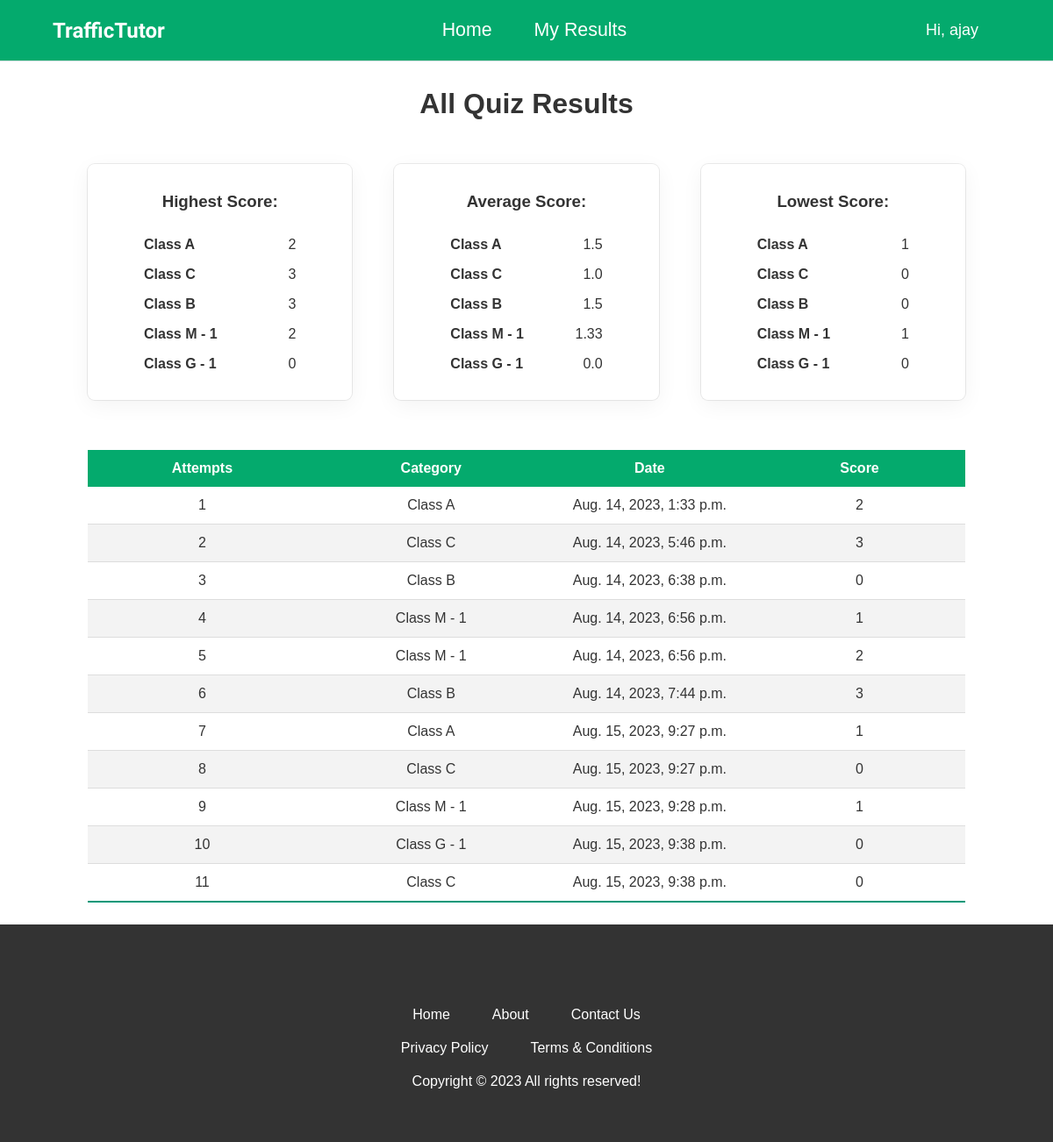
Page /score/ (signed in) on the earlier database version.
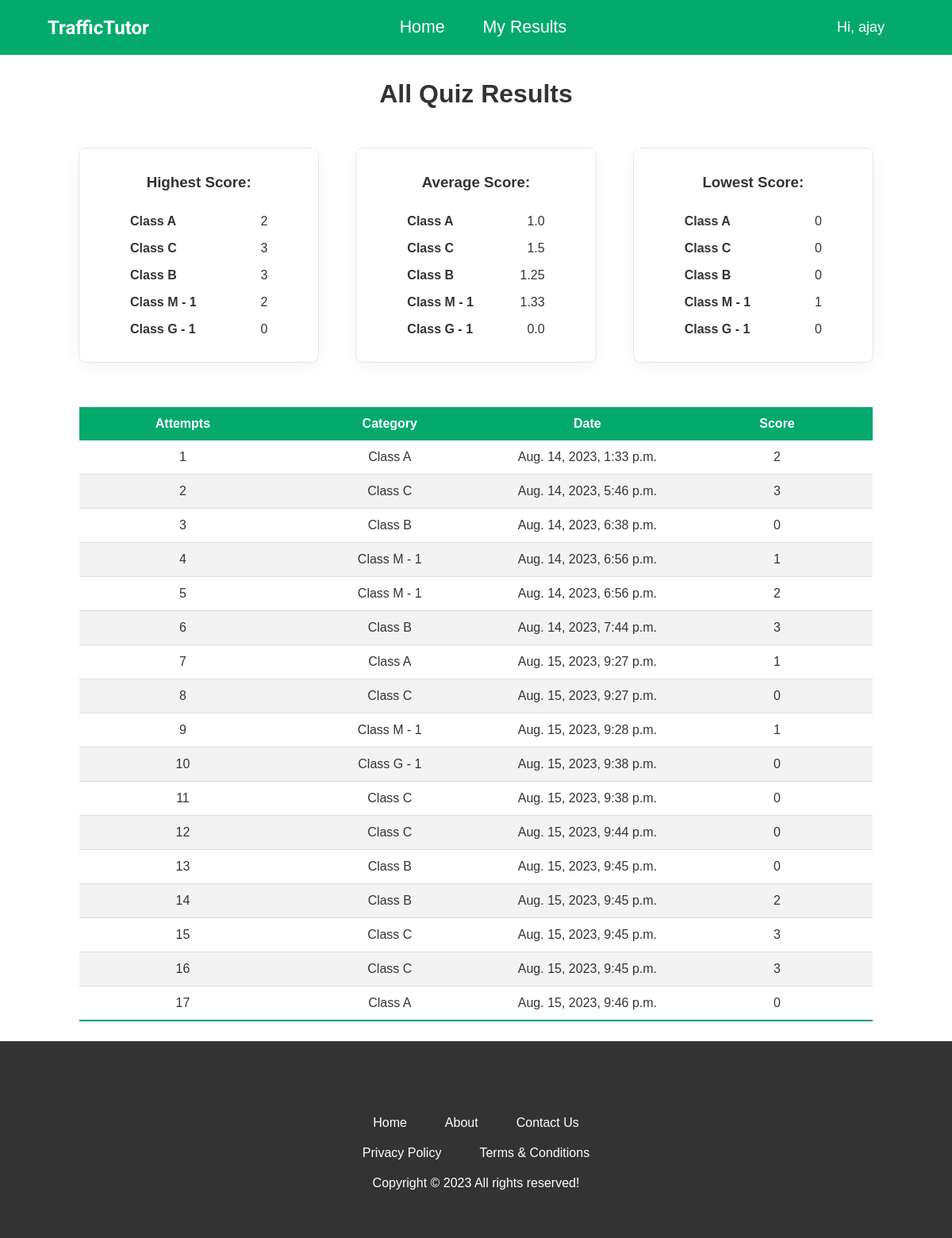
Same page on the later database version.
### Quiz/models.py (models this page shows, shortened)
class Category(models.Model):
    created_at = models.DateField(auto_now_add=True)
    updated_at = models.DateField(auto_now_add=True)
    category_name = models.CharField(max_length=100)
    def __str__(self) -> str:
        return self.category_name

class QuizResult(models.Model):
    user = models.ForeignKey(User, on_delete=models.CASCADE)
    score = models.IntegerField()
    datetime = models.DateTimeField(auto_now_add=True)
    category = models.ForeignKey(
        Category, on_delete=models.CASCADE, default=None, null=True)

### Quiz/views.py (the view)
# urls.py: path('score/', views.score, name='score'),  # URL for the score view
@login_required(login_url="/login")  # Middleware to authenticate user
def score(request):
    try:
        quiz_results = QuizResult.objects.filter(
            user__username__icontains=request.user)
        obj = {}
        for el in quiz_results:
            category = el.category
            if category in obj:
                obj[category].append(el)
            else:
                obj[category] = [el]
        scores = list()
        for el in obj.items():
            key, val = el
            highest = total_score = 0
            lowest = val[0].score
            count = len(val)
            for v in val:
                if highest < v.score:
                    highest = v.score
                if lowest > v.score:
                    lowest = v.score
                total_score += v.score
            scores.append({'category': key, 'total_score': total_score,
                           'count': count, 'highest': highest, 'lowest': lowest,
                           'average': round(float(total_score / count), 2)})
        context = {'user': request.user.username,
                   'quiz_results': quiz_results, 'scores': scores}
        return render(request, 'score.html', context)
    except ZeroDivisionError:
        return render(request, 'score.html')

### Quiz/templates/score.html (shortened to what this page needs)
{% extends 'base.html' %} {% load static %}
{% block css_files %}
<link rel="stylesheet" href="../static/quiz.css" />
{%endblock %}
{% block content %} {% if quiz_results|length >= 1 %}
<div class="all-results-container">
  <h1>All Quiz Results</h1>
  <br />
  <div class="card-result">
    <div class="result-container">
      <h3>Highest Score:</h3>
      {% for score in scores %}
      <div class="card-content">
        <strong>{{score.category}}</strong>
        <p>{{score.highest}}</p>
      </div>
      {% endfor %}
    </div>
    <div class="result-container">
      <h3>Average Score:</h3>
      {% for score in scores %}
      <div class="card-content">
        <strong>{{score.category}}</strong>
        <p>{{score.average}}</p>
      </div>
      {% endfor %}
    </div>
    <div class="result-container">
      <h3>Lowest Score:</h3>
      {% for score in scores %}
      <div class="card-content">
        <strong>{{score.category}}</strong>
        <p>{{score.lowest}}</p>
      </div>
      {% endfor %}
    </div>
  </div>
  <table>
    <thead>
      <tr>
        <th>Attempts</th>
        <th>Category</th>
        <th>Date</th>
        <th>Score</th>
      </tr>
    </thead>
    <tbody>
      {% for quiz_result in quiz_results %}
      <tr>
        <td>{{forloop.counter}}</td>
        <td>{{quiz_result.category.category_name}}</td>
        <td>{{ quiz_result.datetime }}</td>
        <td>{{ quiz_result.score }}</td>
      </tr>
      {% endfor %}
    </tbody>
  </table>
</div>
{% else %}
<div class="no_result_illustrator"></div>
{% endif %} {% endblock %}

Differences in the rows shown:
computed for Category "Class A": average "1.5" → "1.0"; lowest "1" → "0"
computed for Category "Class C": average "1.0" → "1.5"
computed for Category "Class B": average "1.5" → "1.25"
added QuizResult: category.category_name "Class C", datetime "Aug. 15, 2023, 9:44 p.m.", score "0"
added QuizResult: category.category_name "Class B", datetime "Aug. 15, 2023, 9:45 p.m.", score "0"
added QuizResult: category.category_name "Class B", datetime "Aug. 15, 2023, 9:45 p.m.", score "2"
added QuizResult: category.category_name "Class C", datetime "Aug. 15, 2023, 9:45 p.m.", score "3"
added QuizResult: category.category_name "Class C", datetime "Aug. 15, 2023, 9:45 p.m.", score "3"
added QuizResult: category.category_name "Class A", datetime "Aug. 15, 2023, 9:46 p.m.", score "0"
